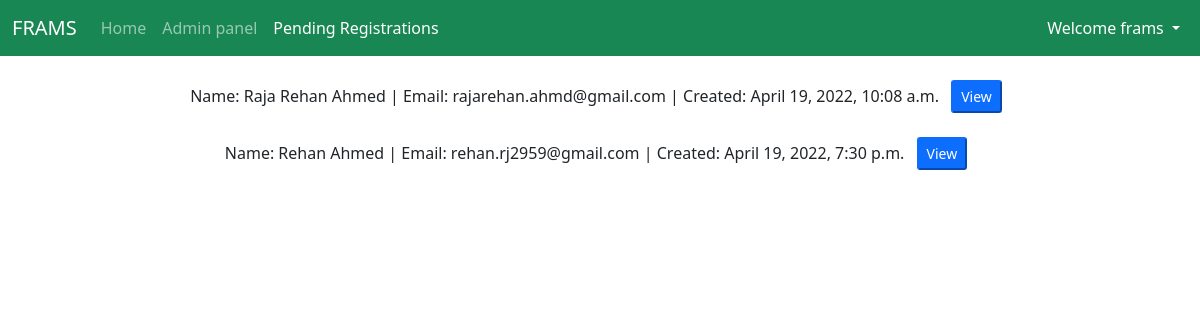
The page /pendingRegistrations/ (signed in) on the database its author committed.
### progoffice/models.py (models this page shows, shortened)
class PendingRegistration(models.Model):
    id = models.AutoField
    teacher_id = models.ForeignKey(Teacher, on_delete=models.CASCADE)

class Teacher(models.Model):
    Teacher_Statuses = (
        ('V', 'visiting'),
        ('P', 'permanent'),
    )
    Teacher_designations = (
        ('P', 'professor'),
        ('AP', 'asst. professor')
    )
    user_id = models.ForeignKey(User, on_delete=models.CASCADE, unique=True)
    teacher_name = models.CharField(max_length=50)
    teacher_designation = models.CharField(max_length=2, choices=Teacher_designations)
    teacher_status = models.CharField(max_length=1, choices=Teacher_Statuses)
    created_at = models.DateTimeField(auto_now_add=True)

### frams/views.py (the view, shortened to what this page needs)
# urls.py: path('pendingRegistrations/', views.pendingRegistrations, name="pendingRegistrations"),
def pendingRegistrations(request):
    pendingRegs = PendingRegistration.objects.all()
    return render(request, 'authentication/pending_registration.html', {'pendingRegs': pendingRegs})

### templates/authentication/pending_registration.html (shortened to what this page needs)
<!doctype html>
<html lang="en">
  <head>
    <link href="https://cdn.jsdelivr.net/npm/bootstrap@5.1.3/dist/css/bootstrap.min.css" rel="stylesheet">
  </head>
  <body class="text-center">
    <nav class="navbar navbar-expand-lg navbar-dark bg-success">
      <div class="container-fluid">
        <a class="navbar-brand" href="/">FRAMS</a>
        <div class="collapse navbar-collapse" id="navbarSupportedContent">
          <ul class="navbar-nav me-auto mb-2 mb-lg-0">
            <li class="nav-item">
              <a class="nav-link" aria-current="page" href="/">Home</a>
            </li>
            <li class="nav-item">
              <a class="nav-link" href="/admin">Admin panel</a>
            </li>
            <li class="nav-item">
                <a class="nav-link active" href="/pendingRegistrations">Pending Registrations</a>
              </li>
          </ul>
          <ul class="navbar-nav ml-auto">
            <li class="nav-item dropdown">
              <a class="nav-link dropdown-toggle active" href="#" id="navbarDropdown" role="button" data-bs-toggle="dropdown" aria-expanded="false">
                Welcome {{ request.user }}
              </a>
            </li>
          </ul>
        </div>
      </div>
    </nav>
    {% for reg in pendingRegs %}
      <div class="container my-4">
          Name: {{ reg.teacher_id.teacher_name }} | Email: {{ reg.teacher_id.user_id.email }} | Created: {{ reg.teacher_id.created_at }} <form style="display: inline;" method="post" action="/pendingRegistrations/">{% csrf_token %}<input type="hidden" name="email" value="{{ reg.teacher_id.user_id.email }}"><input type="submit" value="View" class="mx-2 btn-sm btn-primary"></form>
      </div>
    {% endfor %}
  </body>
</html>

### rows shown on the page
PendingRegistration: teacher_id.teacher_name "Raja Rehan Ahmed", teacher_id.user_id.email "rajarehan.ahmd@gmail.com", teacher_id.created_at "April 19, 2022, 10:08 a.m."
PendingRegistration: teacher_id.teacher_name "Rehan Ahmed", teacher_id.user_id.email "rehan.rj2959@gmail.com", teacher_id.created_at "April 19, 2022, 7:30 p.m."

### other values the page prints
{{ request.user }} "frams"
